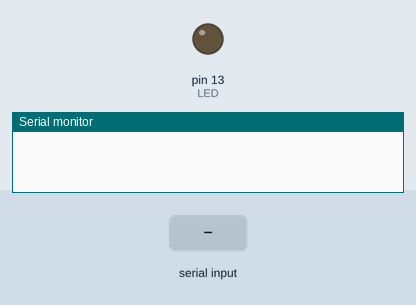
Simulated run of this sketch. Board: Arduino Uno, built with avr-gcc and run on an emulated ATmega328P. Shown: output pins drawn as LEDs (lit = HIGH), the last lines printed to the serial monitor. Inputs (shaded band) come from the test bench.

Above: at 1.2 s.
1.3 s: "l" received over Serial
At 1.6 s:
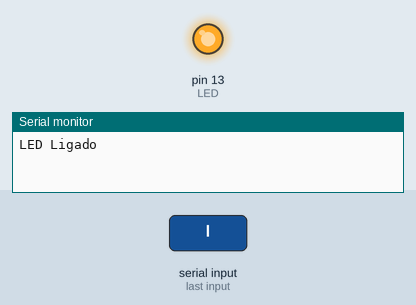
2.8 s: "d" received over Serial
At 3.9 s:
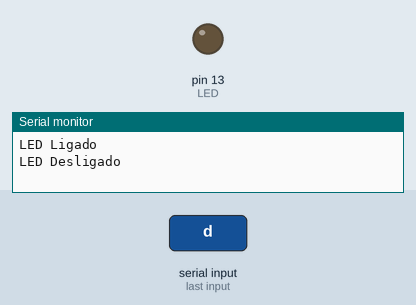
4.3 s: "L" received over Serial
At 5.1 s:
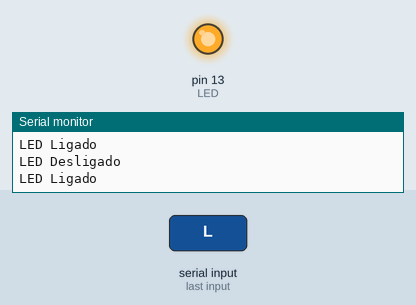
5.8 s: "D" received over Serial
At 6.2 s:
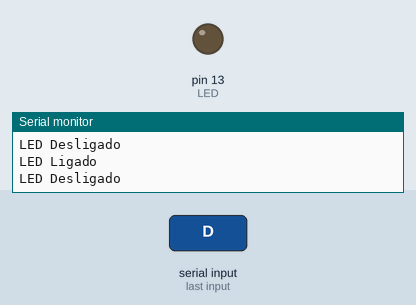
Timing chart, 0 to 8.3 s (numbered marks = the images above; inputs shaded):
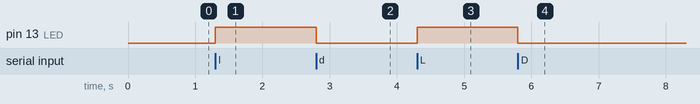

Measured:
- after the input at 1.3 s, pin 13 (LED): LOW → HIGH at once
- after the input at 2.8 s, pin 13 (LED): HIGH → LOW at once
- after the input at 4.3 s, pin 13 (LED): LOW → HIGH at once
- after the input at 5.8 s, pin 13 (LED): HIGH → LOW at once

The sketch:

projeto_03_comunicacao_serial_read_write.ino
```cpp
int LED = 13;

void setup() {
  Serial.begin(9600);
  pinMode(LED, OUTPUT);
}

void loop() {
  if (Serial.available() > 0) {
    switch ((char)Serial.read()) {
      case 'l':
      case 'L':
        digitalWrite(LED, HIGH);
        Serial.println("LED Ligado");
      break;

      case 'd':
      case 'D':
        digitalWrite(LED, LOW);
	Serial.println("LED Desligado");
      break;
    }
  }
}
```
